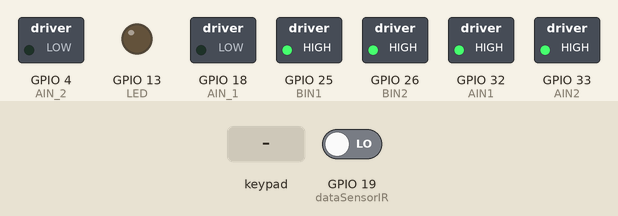
This sketch was run on a simulated ESP32. On the bench: switched loads named in the sketch (green lamp = pin HIGH), output pins drawn as LEDs (lit = HIGH). The inputs (shaded band) are chosen by the test bench; at power-on: GPIO 19 (dataSensorIR) LOW. What the sketch prints to the serial monitor is not drawn.

Above: at 1.2 s.
1.3 s: key 'U' pressed
At 1.45 s:
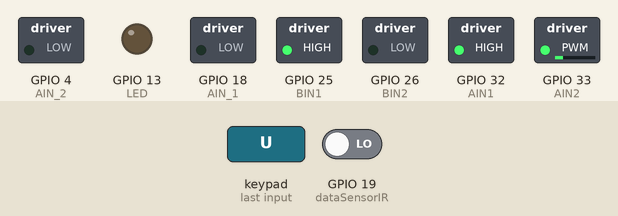
3.1 s: key 'D' pressed
At 3.25 s:
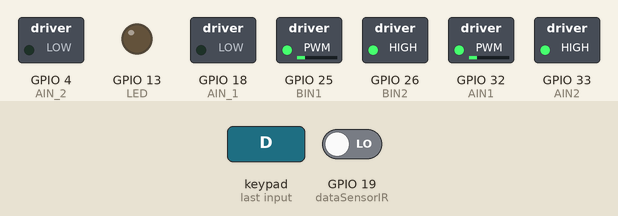
4.9 s: key 'L' pressed
At 5.06 s:
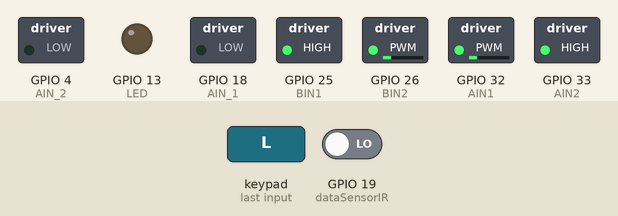
6.7 s: key 'R' pressed
At 6.85 s:
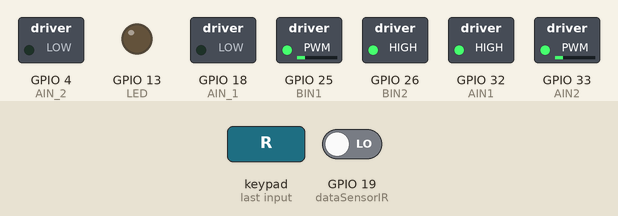
8.5 s: key 'O' pressed
At 9.4 s:
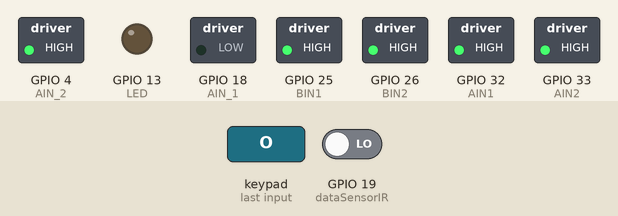
10.0 s: key 'S' pressed
At 10.6 s:
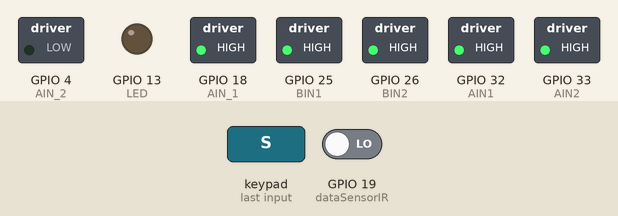
Timing chart, 0 to 12.5 s (numbered marks = the images above; inputs shaded):
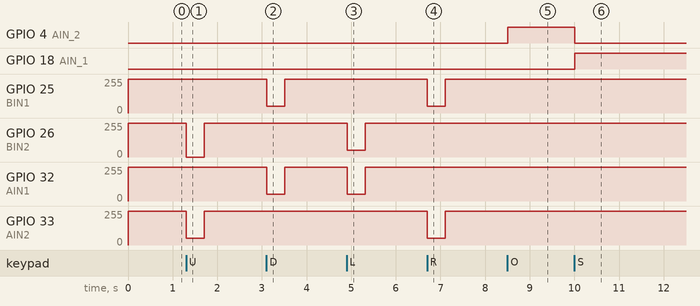

The sketch:

Programacion_final.ino
```cpp
//Gamepad
#define CUSTOM_SETTINGS
#define INCLUDE_GAMEPAD_MODULE
#include <DabbleESP32.h>

// Liberia para PWM
#include <analogWrite.h>

//Definicion de pines
#define AIN1 32
#define AIN2 33
#define BIN1 25
#define BIN2 26

//Disparador
#define AIN_1 18
#define AIN_2 4

// Senosor IR
#define dataSensorIR 19

#define LED 13

int tiempoPruebas = 100;

void setup() {
  //Activador monitor de serie
  Serial.begin(115200);
  //Nombre del la conexion del servidor de la esp32
  Dabble.begin("balam2022-MG");

  //Declaracion de pines de motor de movimiento
  pinMode(AIN1,OUTPUT);
  pinMode(AIN2,OUTPUT);
  pinMode(BIN1,OUTPUT);
  pinMode(BIN2,OUTPUT);

  //Declaracion de pines de motor de lanzadora
  pinMode(AIN_1,OUTPUT);
  pinMode(AIN_2,OUTPUT);

  //Declaracion de pin de sensor IR
  pinMode(dataSensorIR,INPUT);

  //Delaracion de las LED
  pinMode(LED,OUTPUT);
}

void loop() {
  Serial.print("Datos Sensor IR");
  Serial.println(digitalRead(dataSensorIR));

  Dabble.processInput();//esta función se utiliza para actualizar los datos obtenidos del teléfono inteligente. Por lo tanto, llamar a esta función es obligatorio para obtener datos correctamente desde su teléfono móvil.
  Serial.print("Tecla presionada: ");
  if (GamePad.isUpPressed()) {
   Serial.print("Arriba");
    adelante();
  }

  if (GamePad.isDownPressed()) {
    Serial.print("Abajo");
    atras();
  }

  if (GamePad.isLeftPressed()) {
    Serial.print("Izquierda");
    izquierda();
  }

  if (GamePad.isRightPressed()) {
    Serial.print("Derecha");
    derecha();
  }

  if (GamePad.isSquarePressed()) {
    Serial.print("Cuadrado");
    activado_disparador();
  }

  if (GamePad.isCirclePressed()){
    Serial.print("Circulo");
    activado_subcionador();
  }

  if (GamePad.isCrossPressed()){
    Serial.print("Cruz");
    detener_disparadores();
  }

  if (GamePad.isTrianglePressed()){
    Serial.print("Triagulo");

  }

  if (GamePad.isStartPressed()){
    Serial.print("Start");
    digitalWrite(LED,HIGH);
  }

  if (GamePad.isSelectPressed()){
    Serial.print("Select");
detener_todo();
  }

else{
 detener_movimineto();
    }

  Serial.print('\t');

  int a = GamePad.getAngle();
  Serial.print("Angulo: ");
  Serial.print(a);
  Serial.print('\t');
  int b = GamePad.getRadius();
  Serial.print("Radio: ");
  Serial.print(b);
  Serial.print('\t');
  float c = GamePad.getXaxisData();
  Serial.print("x_eje: ");
  Serial.print(c);
  Serial.print('\t');
  float d = GamePad.getYaxisData();
  Serial.print("y_eje: ");
  Serial.println(d);
  Serial.println();
}

//Declaracion de acciones de los motores
// Movimientos
void adelante(){
 //Arriba
 digitalWrite(AIN1,HIGH);
 analogWrite(AIN2,50);
 digitalWrite(BIN1,HIGH);
 analogWrite(BIN2,0);
 delay(tiempoPruebas);
  }

void atras(){
//Abajo
 analogWrite(AIN1,50);
 digitalWrite(AIN2,HIGH);
 analogWrite(BIN1,50);
 digitalWrite(BIN2,HIGH);
 delay(tiempoPruebas);
  }

 void izquierda(){
//Izquierda
 analogWrite(AIN1,50);
 digitalWrite(AIN2,HIGH);
 digitalWrite(BIN1,HIGH);
 analogWrite(BIN2,50);
 delay(tiempoPruebas);
  }

 void derecha(){
//Derecha
 digitalWrite(AIN1,HIGH);
 analogWrite(AIN2,50);
 analogWrite(BIN1,50);
 digitalWrite(BIN2,HIGH);
 delay(tiempoPruebas);
  }


void detener_movimineto(){
//Detener motores
analogWrite(AIN1,255);
analogWrite(AIN2,255);
analogWrite(BIN1,255);
analogWrite(BIN2,255);
  }

// Disparadores
void activado_disparador(){
//Activar Disparadores
digitalWrite(AIN_1,HIGH);
digitalWrite(AIN_2,LOW);
delay(tiempoPruebas);
  }

void activado_subcionador(){
//Activar Subcionador
digitalWrite(AIN_1,LOW);
digitalWrite(AIN_2,HIGH);
delay(tiempoPruebas);
  }

void detener_disparadores(){
//Desactivar Disparador y Subcionador
digitalWrite(AIN_1,LOW);
digitalWrite(AIN_2,LOW);
delay(tiempoPruebas);
  }

 //Detener todo
 void detener_todo(){
 analogWrite(AIN1,255);
 analogWrite(AIN2,255);
 analogWrite(BIN1,255);
 analogWrite(BIN2,255);

 digitalWrite(AIN_1,LOW);
 digitalWrite(AIN_2,LOW);

 digitalWrite(LED,LOW);
 delay(tiempoPruebas);
  }
```

Measured:
- after the input at 1.3 s, GPIO 26 (BIN2): 255/255 → 0/255 at once, → 255/255 0.41 s later; GPIO 33 (AIN2): 255/255 → 50/255 at once, → 255/255 0.41 s later
- after the input at 3.1 s, GPIO 25 (BIN1), GPIO 32 (AIN1): 255/255 → 50/255 at once, → 255/255 0.41 s later
- after the input at 4.9 s, GPIO 26 (BIN2), GPIO 32 (AIN1): 255/255 → 50/255 at once, → 255/255 0.41 s later
- after the input at 6.7 s, GPIO 25 (BIN1), GPIO 33 (AIN2): 255/255 → 50/255 at once, → 255/255 0.41 s later
- after the input at 8.5 s, GPIO 4 (AIN_2): LOW → HIGH at once
- after the input at 10.0 s, GPIO 4 (AIN_2): HIGH → LOW at once; GPIO 18 (AIN_1): LOW → HIGH at once
